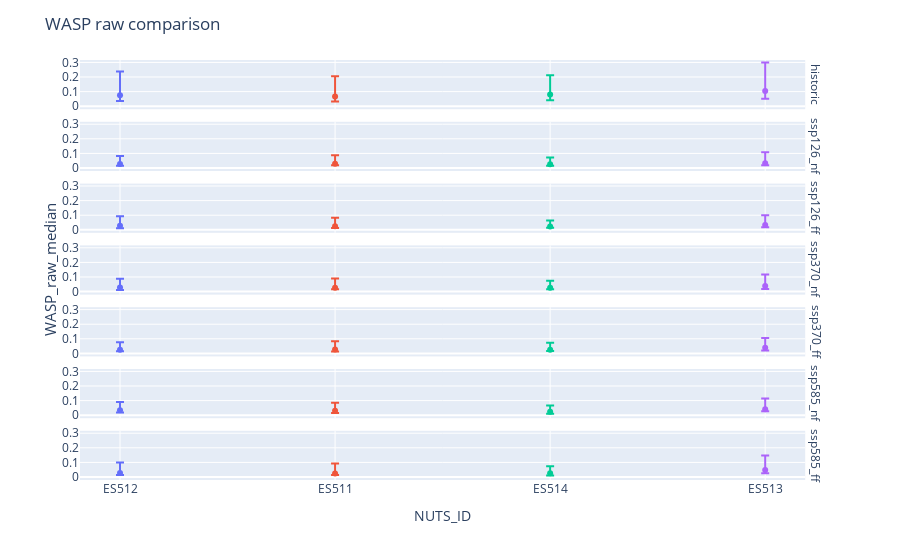

Notebook cell for this chart:
### Code cell
# Create a boolean mask for the focal area
focal_area = df_['NUTS2'] == f"{focal}"
df_focal_area = df_[focal_area][["NUTS_ID", "wasp_raw_mean", 'data', "wasp_raw_q25", 'wasp_raw_median', "wasp_raw_q75", "wasp_raw_count", "hazard_raw"]]

print('\n')
print('Scatter plot of WASP values at NUTS3 level for a focal NUTS2. The blue point represent the wasp median, the upper and lower bounds of the lines represent the 25% and 75% quartiles.')
print('The red point represent the wasp mean.')

fig = px.scatter(df_focal_area, x='NUTS_ID', y="wasp_raw_median",
                  facet_row='data', color ='NUTS_ID', error_y="wasp_raw_q25", error_y_minus="wasp_raw_q75")

fig.for_each_annotation(lambda a: a.update(text=a.text.split("=")[-1]))

# Update layout and annotations
fig.update_layout(
    title="WASP raw comparison",
    height=900,
    showlegend=False,
    yaxis_title="",
    font=dict(size=12)  # Adjust the font size here
)

# turn off axis titles of y axes
fig.for_each_yaxis(lambda y: y.update({'title': ''}))

# add annotations
fig.add_annotation(
    showarrow=False,
    xanchor='center',
    xref='paper',
    x=-0.04,
    yanchor='middle',
    yref='paper',
    y=0.5,
    textangle=-90,
    text='WASP_raw_median',
    font=dict(size=15)
)

fig.show()

print('\n')

### Figure 1 — Plotly figure (JSON) as saved in the notebook; plotly's stock layout.template omitted (floating-point values rounded to 4 significant figures)
{"data": [{"error_y": {"array": [0.1633], "arrayminus": [0.03953]}, "hovertemplate": "NUTS_ID=%{x}<br>data=historic<br>wasp_raw_median=%{y}<extra></extra>", "legendgroup": "ES512", "marker": {"color": "#636efa", "symbol": "circle"}, "mode": "markers", "name": "ES512", "orientation": "v", "showlegend": true, "type": "scatter", "x": ["ES512"], "xaxis": "x7", "y": [0.07515], "yaxis": "y7"}, {"error_y": {"array": [0.05407], "arrayminus": [0.01262]}, "hovertemplate": "NUTS_ID=%{x}<br>data=ssp126_nf<br>wasp_raw_median=%{y}<extra></extra>", "legendgroup": "ES512", "marker": {"color": "#636efa", "symbol": "circle"}, "mode": "markers", "name": "ES512", "orientation": "v", "showlegend": false, "type": "scatter", "x": ["ES512"], "xaxis": "x6", "y": [0.02777], "yaxis": "y6"}, {"error_y": {"array": [0.06598], "arrayminus": [0.01744]}, "hovertemplate": "NUTS_ID=%{x}<br>data=ssp126_ff<br>wasp_raw_median=%{y}<extra></extra>", "legendgroup": "ES512", "marker": {"color": "#636efa", "symbol": "circle"}, "mode": "markers", "name": "ES512", "orientation": "v", "showlegend": false, "type": "scatter", "x": ["ES512"], "xaxis": "x5", "y": [0.0275], "yaxis": "y5"}, {"error_y": {"array": [0.05977], "arrayminus": [0.01633]}, "hovertemplate": "NUTS_ID=%{x}<br>data=ssp370_nf<br>wasp_raw_median=%{y}<extra></extra>", "legendgroup": "ES512", "marker": {"color": "#636efa", "symbol": "circle"}, "mode": "markers", "name": "ES512", "orientation": "v", "showlegend": false, "type": "scatter", "x": ["ES512"], "xaxis": "x4", "y": [0.02763], "yaxis": "y4"}, {"error_y": {"array": [0.0515], "arrayminus": [0.01045]}, "hovertemplate": "NUTS_ID=%{x}<br>data=ssp370_ff<br>wasp_raw_median=%{y}<extra></extra>", "legendgroup": "ES512", "marker": {"color": "#636efa", "symbol": "circle"}, "mode": "markers", "name": "ES512", "orientation": "v", "showlegend": false, "type": "scatter", "x": ["ES512"], "xaxis": "x3", "y": [0.02539], "yaxis": "y3"}, {"error_y": {"array": [0.05592], "arrayminus": [0.01577]}, "hovertemplate": "NUTS_ID=%{x}<br>data=ssp585_nf<br>wasp_raw_median=%{y}<extra></extra>", "legendgroup": "ES512", "marker": {"color": "#636efa", "symbol": "circle"}, "mode": "markers", "name": "ES512", "orientation": "v", "showlegend": false, "type": "scatter", "x": ["ES512"], "xaxis": "x2", "y": [0.0348], "yaxis": "y2"}, {"error_y": {"array": [0.07186], "arrayminus": [0.01466]}, "hovertemplate": "NUTS_ID=%{x}<br>data=ssp585_ff<br>wasp_raw_median=%{y}<extra></extra>", "legendgroup": "ES512", "marker": {"color": "#636efa", "symbol": "circle"}, "mode": "markers", "name": "ES512", "orientation": "v", "showlegend": false, "type": "scatter", "x": ["ES512"], "xaxis": "x", "y": [0.02756], "yaxis": "y"}, {"error_y": {"array": [0.1388], "arrayminus": [0.03446]}, "hovertemplate": "NUTS_ID=%{x}<br>data=historic<br>wasp_raw_median=%{y}<extra></extra>", "legendgroup": "ES511", "marker": {"color": "#EF553B", "symbol": "circle"}, "mode": "markers", "name": "ES511", "orientation": "v", "showlegend": true, "type": "scatter", "x": ["ES511"], "xaxis": "x7", "y": [0.06643], "yaxis": "y7"}, {"error_y": {"array": [0.05679], "arrayminus": [0.01084]}, "hovertemplate": "NUTS_ID=%{x}<br>data=ssp126_nf<br>wasp_raw_median=%{y}<extra></extra>", "legendgroup": "ES511", "marker": {"color": "#EF553B", "symbol": "circle"}, "mode": "markers", "name": "ES511", "orientation": "v", "showlegend": false, "type": "scatter", "x": ["ES511"], "xaxis": "x6", "y": [0.0298], "yaxis": "y6"}, {"error_y": {"array": [0.05742], "arrayminus": [0.01236]}, "hovertemplate": "NUTS_ID=%{x}<br>data=ssp126_ff<br>wasp_raw_median=%{y}<extra></extra>", "legendgroup": "ES511", "marker": {"color": "#EF553B", "symbol": "circle"}, "mode": "markers", "name": "ES511", "orientation": "v", "showlegend": false, "type": "scatter", "x": ["ES511"], "xaxis": "x5", "y": [0.02514], "yaxis": "y5"}, {"error_y": {"array": [0.06278], "arrayminus": [0.01115]}, "hovertemplate": "NUTS_ID=%{x}<br>data=ssp370_nf<br>wasp_raw_median=%{y}<extra></extra>", "legendgroup": "ES511", "marker": {"color": "#EF553B", "symbol": "circle"}, "mode": "markers", "name": "ES511", "orientation": "v", "showlegend": false, "type": "scatter", "x": ["ES511"], "xaxis": "x4", "y": [0.02692], "yaxis": "y4"}, {"error_y": {"array": [0.05591], "arrayminus": [0.01329]}, "hovertemplate": "NUTS_ID=%{x}<br>data=ssp370_ff<br>wasp_raw_median=%{y}<extra></extra>", "legendgroup": "ES511", "marker": {"color": "#EF553B", "symbol": "circle"}, "mode": "markers", "name": "ES511", "orientation": "v", "showlegend": false, "type": "scatter", "x": ["ES511"], "xaxis": "x3", "y": [0.02684], "yaxis": "y3"}, {"error_y": {"array": [0.05608], "arrayminus": [0.01429]}, "hovertemplate": "NUTS_ID=%{x}<br>data=ssp585_nf<br>wasp_raw_median=%{y}<extra></extra>", "legendgroup": "ES511", "marker": {"color": "#EF553B", "symbol": "circle"}, "mode": "markers", "name": "ES511", "orientation": "v", "showlegend": false, "type": "scatter", "x": ["ES511"], "xaxis": "x2", "y": [0.02982], "yaxis": "y2"}, {"error_y": {"array": [0.06885], "arrayminus": [0.01005]}, "hovertemplate": "NUTS_ID=%{x}<br>data=ssp585_ff<br>wasp_raw_median=%{y}<extra></extra>", "legendgroup": "ES511", "marker": {"color": "#EF553B", "symbol": "circle"}, "mode": "markers", "name": "ES511", "orientation": "v", "showlegend": false, "type": "scatter", "x": ["ES511"], "xaxis": "x", "y": [0.02397], "yaxis": "y"}, {"error_y": {"array": [0.1313], "arrayminus": [0.03998]}, "hovertemplate": "NUTS_ID=%{x}<br>data=historic<br>wasp_raw_median=%{y}<extra></extra>", "legendgroup": "ES514", "marker": {"color": "#00cc96", "symbol": "circle"}, "mode": "markers", "name": "ES514", "orientation": "v", "showlegend": true, "type": "scatter", "x": ["ES514"], "xaxis": "x7", "y": [0.0803], "yaxis": "y7"}, {"error_y": {"array": [0.04461], "arrayminus": [0.01169]}, "hovertemplate": "NUTS_ID=%{x}<br>data=ssp126_nf<br>wasp_raw_median=%{y}<extra></extra>", "legendgroup": "ES514", "marker": {"color": "#00cc96", "symbol": "circle"}, "mode": "markers", "name": "ES514", "orientation": "v", "showlegend": false, "type": "scatter", "x": ["ES514"], "xaxis": "x6", "y": [0.02658], "yaxis": "y6"}, {"error_y": {"array": [0.04147], "arrayminus": [0.008749]}, "hovertemplate": "NUTS_ID=%{x}<br>data=ssp126_ff<br>wasp_raw_median=%{y}<extra></extra>", "legendgroup": "ES514", "marker": {"color": "#00cc96", "symbol": "circle"}, "mode": "markers", "name": "ES514", "orientation": "v", "showlegend": false, "type": "scatter", "x": ["ES514"], "xaxis": "x5", "y": [0.02204], "yaxis": "y5"}, {"error_y": {"array": [0.04765], "arrayminus": [0.01086]}, "hovertemplate": "NUTS_ID=%{x}<br>data=ssp370_nf<br>wasp_raw_median=%{y}<extra></extra>", "legendgroup": "ES514", "marker": {"color": "#00cc96", "symbol": "circle"}, "mode": "markers", "name": "ES514", "orientation": "v", "showlegend": false, "type": "scatter", "x": ["ES514"], "xaxis": "x4", "y": [0.02704], "yaxis": "y4"}, {"error_y": {"array": [0.04806], "arrayminus": [0.009192]}, "hovertemplate": "NUTS_ID=%{x}<br>data=ssp370_ff<br>wasp_raw_median=%{y}<extra></extra>", "legendgroup": "ES514", "marker": {"color": "#00cc96", "symbol": "circle"}, "mode": "markers", "name": "ES514", "orientation": "v", "showlegend": false, "type": "scatter", "x": ["ES514"], "xaxis": "x3", "y": [0.02496], "yaxis": "y3"}, {"error_y": {"array": [0.04313], "arrayminus": [0.01392]}, "hovertemplate": "NUTS_ID=%{x}<br>data=ssp585_nf<br>wasp_raw_median=%{y}<extra></extra>", "legendgroup": "ES514", "marker": {"color": "#00cc96", "symbol": "circle"}, "mode": "markers", "name": "ES514", "orientation": "v", "showlegend": false, "type": "scatter", "x": ["ES514"], "xaxis": "x2", "y": [0.02374], "yaxis": "y2"}, {"error_y": {"array": [0.04721], "arrayminus": [0.01552]}, "hovertemplate": "NUTS_ID=%{x}<br>data=ssp585_ff<br>wasp_raw_median=%{y}<extra></extra>", "legendgroup": "ES514", "marker": {"color": "#00cc96", "symbol": "circle"}, "mode": "markers", "name": "ES514", "orientation": "v", "showlegend": false, "type": "scatter", "x": ["ES514"], "xaxis": "x", "y": [0.02595], "yaxis": "y"}, {"error_y": {"array": [0.1958], "arrayminus": [0.05237]}, "hovertemplate": "NUTS_ID=%{x}<br>data=historic<br>wasp_raw_median=%{y}<extra></extra>", "legendgroup": "ES513", "marker": {"color": "#ab63fa", "symbol": "circle"}, "mode": "markers", "name": "ES513", "orientation": "v", "showlegend": true, "type": "scatter", "x": ["ES513"], "xaxis": "x7", "y": [0.1039], "yaxis": "y7"}, {"error_y": {"array": [0.07503], "arrayminus": [0.01374]}, "hovertemplate": "NUTS_ID=%{x}<br>data=ssp126_nf<br>wasp_raw_median=%{y}<extra></extra>", "legendgroup": "ES513", "marker": {"color": "#ab63fa", "symbol": "circle"}, "mode": "markers", "name": "ES513", "orientation": "v", "showlegend": false, "type": "scatter", "x": ["ES513"], "xaxis": "x6", "y": [0.03243], "yaxis": "y6"}, {"error_y": {"array": [0.06586], "arrayminus": [0.01507]}, "hovertemplate": "NUTS_ID=%{x}<br>data=ssp126_ff<br>wasp_raw_median=%{y}<extra></extra>", "legendgroup": "ES513", "marker": {"color": "#ab63fa", "symbol": "circle"}, "mode": "markers", "name": "ES513", "orientation": "v", "showlegend": false, "type": "scatter", "x": ["ES513"], "xaxis": "x5", "y": [0.03317], "yaxis": "y5"}, {"error_y": {"array": [0.07919], "arrayminus": [0.02091]}, "hovertemplate": "NUTS_ID=%{x}<br>data=ssp370_nf<br>wasp_raw_median=%{y}<extra></extra>", "legendgroup": "ES513", "marker": {"color": "#ab63fa", "symbol": "circle"}, "mode": "markers", "name": "ES513", "orientation": "v", "showlegend": false, "type": "scatter", "x": ["ES513"], "xaxis": "x4", "y": [0.03824], "yaxis": "y4"}, {"error_y": {"array": [0.06653], "arrayminus": [0.01834]}, "hovertemplate": "NUTS_ID=%{x}<br>data=ssp370_ff<br>wasp_raw_median=%{y}<extra></extra>", "legendgroup": "ES513", "marker": {"color": "#ab63fa", "symbol": "circle"}, "mode": "markers", "name": "ES513", "orientation": "v", "showlegend": false, "type": "scatter", "x": ["ES513"], "xaxis": "x3", "y": [0.03856], "yaxis": "y3"}, {"error_y": {"array": [0.0736], "arrayminus": [0.01374]}, "hovertemplate": "NUTS_ID=%{x}<br>data=ssp585_nf<br>wasp_raw_median=%{y}<extra></extra>", "legendgroup": "ES513", "marker": {"color": "#ab63fa", "symbol": "circle"}, "mode": "markers", "name": "ES513", "orientation": "v", "showlegend": false, "type": "scatter", "x": ["ES513"], "xaxis": "x2", "y": [0.04018], "yaxis": "y2"}, {"error_y": {"array": [0.1001], "arrayminus": [0.02228]}, "hovertemplate": "NUTS_ID=%{x}<br>data=ssp585_ff<br>wasp_raw_median=%{y}<extra></extra>", "legendgroup": "ES513", "marker": {"color": "#ab63fa", "symbol": "circle"}, "mode": "markers", "name": "ES513", "orientation": "v", "showlegend": false, "type": "scatter", "x": ["ES513"], "xaxis": "x", "y": [0.04794], "yaxis": "y"}], "layout": {"annotations": [{"showarrow": false, "text": "ssp585_ff", "textangle": 90, "x": 0.98, "xanchor": "left", "xref": "paper", "y": 0.05857, "yanchor": "middle", "yref": "paper"}, {"showarrow": false, "text": "ssp585_nf", "textangle": 90, "x": 0.98, "xanchor": "left", "xref": "paper", "y": 0.2057, "yanchor": "middle", "yref": "paper"}, {"showarrow": false, "text": "ssp370_ff", "textangle": 90, "x": 0.98, "xanchor": "left", "xref": "paper", "y": 0.3529, "yanchor": "middle", "yref": "paper"}, {"showarrow": false, "text": "ssp370_nf", "textangle": 90, "x": 0.98, "xanchor": "left", "xref": "paper", "y": 0.5, "yanchor": "middle", "yref": "paper"}, {"showarrow": false, "text": "ssp126_ff", "textangle": 90, "x": 0.98, "xanchor": "left", "xref": "paper", "y": 0.6471, "yanchor": "middle", "yref": "paper"}, {"showarrow": false, "text": "ssp126_nf", "textangle": 90, "x": 0.98, "xanchor": "left", "xref": "paper", "y": 0.7943, "yanchor": "middle", "yref": "paper"}, {"showarrow": false, "text": "historic", "textangle": 90, "x": 0.98, "xanchor": "left", "xref": "paper", "y": 0.9414, "yanchor": "middle", "yref": "paper"}, {"font": {"size": 15}, "showarrow": false, "text": "WASP_raw_median", "textangle": -90, "x": -0.04, "xanchor": "center", "xref": "paper", "y": 0.5, "yanchor": "middle", "yref": "paper"}], "autosize": true, "font": {"size": 12}, "legend": {"title": {"text": "NUTS_ID"}, "tracegroupgap": 0}, "margin": {"t": 60}, "showlegend": false, "title": {"text": "WASP raw comparison"}, "xaxis": {"anchor": "y", "autorange": true, "categoryarray": ["ES512", "ES511", "ES514", "ES513"], "categoryorder": "array", "domain": [0, 0.98], "range": [-0.1819, 3.182], "title": {"text": "NUTS_ID"}, "type": "category"}, "xaxis2": {"anchor": "y2", "autorange": true, "domain": [0, 0.98], "matches": "x", "range": [-0.1819, 3.182], "showticklabels": false, "type": "category"}, "xaxis3": {"anchor": "y3", "autorange": true, "domain": [0, 0.98], "matches": "x", "range": [-0.1819, 3.182], "showticklabels": false, "type": "category"}, "xaxis4": {"anchor": "y4", "autorange": true, "domain": [0, 0.98], "matches": "x", "range": [-0.1819, 3.182], "showticklabels": false, "type": "category"}, "xaxis5": {"anchor": "y5", "autorange": true, "domain": [0, 0.98], "matches": "x", "range": [-0.1819, 3.182], "showticklabels": false, "type": "category"}, "xaxis6": {"anchor": "y6", "autorange": true, "domain": [0, 0.98], "matches": "x", "range": [-0.1819, 3.182], "showticklabels": false, "type": "category"}, "xaxis7": {"anchor": "y7", "autorange": true, "domain": [0, 0.98], "matches": "x", "range": [-0.1819, 3.182], "showticklabels": false, "type": "category"}, "yaxis": {"anchor": "x", "autorange": true, "domain": [0, 0.1171], "range": [-0.007774, 0.3158], "title": {"text": ""}, "type": "linear"}, "yaxis2": {"anchor": "x2", "autorange": true, "domain": [0.1471, 0.2643], "matches": "y", "range": [-0.007774, 0.3158], "title": {"text": ""}, "type": "linear"}, "yaxis3": {"anchor": "x3", "autorange": true, "domain": [0.2943, 0.4114], "matches": "y", "range": [-0.007774, 0.3158], "title": {"text": ""}, "type": "linear"}, "yaxis4": {"anchor": "x4", "autorange": true, "domain": [0.4414, 0.5586], "matches": "y", "range": [-0.007774, 0.3158], "title": {"text": ""}, "type": "linear"}, "yaxis5": {"anchor": "x5", "autorange": true, "domain": [0.5886, 0.7057], "matches": "y", "range": [-0.007774, 0.3158], "title": {"text": ""}, "type": "linear"}, "yaxis6": {"anchor": "x6", "autorange": true, "domain": [0.7357, 0.8529], "matches": "y", "range": [-0.007774, 0.3158], "title": {"text": ""}, "type": "linear"}, "yaxis7": {"anchor": "x7", "autorange": true, "domain": [0.8829, 1.0], "matches": "y", "range": [-0.007774, 0.3158], "title": {"text": ""}, "type": "linear"}}}
